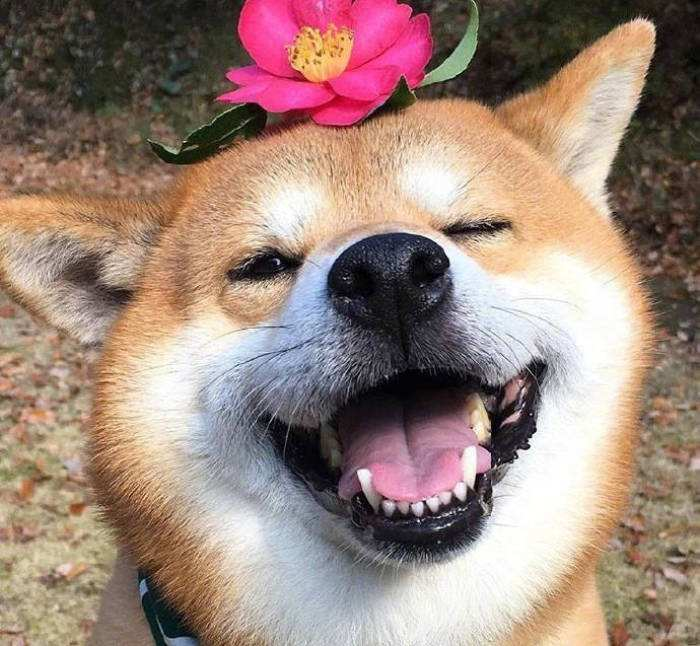
#> input picture opencv_study_notes/图像基本操作/dog_2.jpeg, 700 x 646 px
$ jupyter execute --allow-errors '阈值与平滑处理.ipynb'
#> lines starting #> are read from the running program, lines starting #| are printed output that depends on the picture; after the words box and inside, x2 and y2 are one past the last pixel; in counts of white or black regions, pixels touching at a corner belong together
## 关于图像阈值分割的一些基本操作以及一些滤波的函数。
### 图像阈值
notice：在用plt.imshow和cv2.imshow显示同一幅图时可能会出现颜色差别很大的现象。这是因为：
opencv的接口使用BGR，而matplotlib.pyplot 则是RGB模式

ret, dst = cv2.threshold(src, thresh, maxval, type)
src：输入图，只能输入单通道图像，通常来说为灰度图
dst：输出图
threshold是设定的阈值
maxval是当灰度值大于（或小于）阈值时将该灰度值赋成的值
type规定的是当前二值化的方式
以下5种类型： cv2.THRESH_BINARY； cv2.THRESH_BINARY_INV； cv2.THRESH_TRUNC； cv2.THRESH_TOZERO；cv2.THRESH_TOZERO_INV

- cv2.THRESH_BINARY           超过阈值部分取maxval（最大值），否则取0
- cv2.THRESH_BINARY_INV    THRESH_BINARY的反转
- cv2.THRESH_TRUNC            大于阈值部分设为阈值，否则不变
- cv2.THRESH_TOZERO          大于阈值部分不改变，否则设为0
- cv2.THRESH_TOZERO_INV  THRESH_TOZERO的反转

[cell 1]
import cv2
import matplotlib.pyplot as plt
image = cv2.imread('dog_2.jpeg')
#> image is the input picture: shape (646, 700, 3); mean B, G, R 122.8, 133.2, 156.4
image_gray = cv2.cvtColor(image,cv2.COLOR_BGR2GRAY)
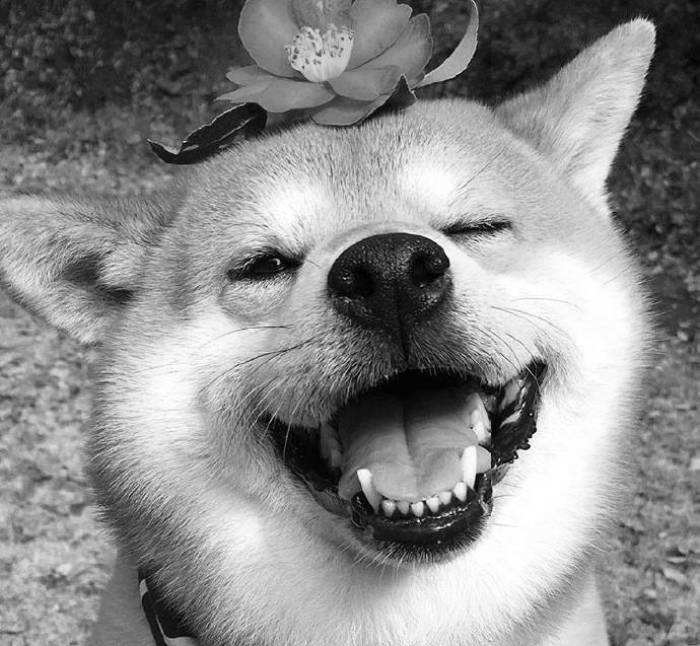
#> image_gray: shape (646, 700); min 0, max 255, mean 138.9
image_gray.shape
#> Out = (646, 700)

[cell 2]
plt.imshow(image_gray)

[cell 3]
ret,thresh1 = cv2.threshold(image_gray,127,255,cv2.THRESH_BINARY)
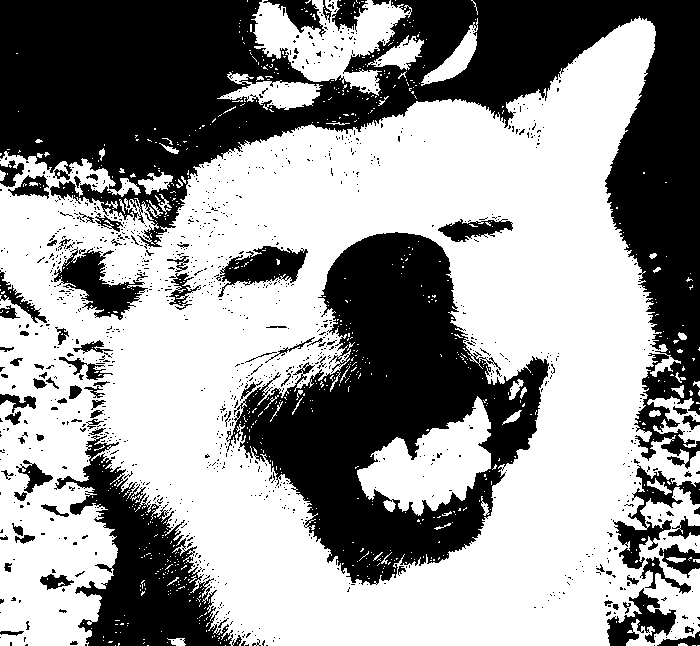
#> thresh1: shape (646, 700); 58.9% white; 1182 black regions (1088 under 20 px), largest, box (x1, y1, x2, y2) and area: (0, 0, 700, 469) 95662, (226, 232, 549, 585) 51097, (54, 435, 233, 646) 15206
ret,thresh2 = cv2.threshold(image_gray,127,255,cv2.THRESH_BINARY_INV)
ret,thresh3 = cv2.threshold(image_gray,127,255,cv2.THRESH_TRUNC)
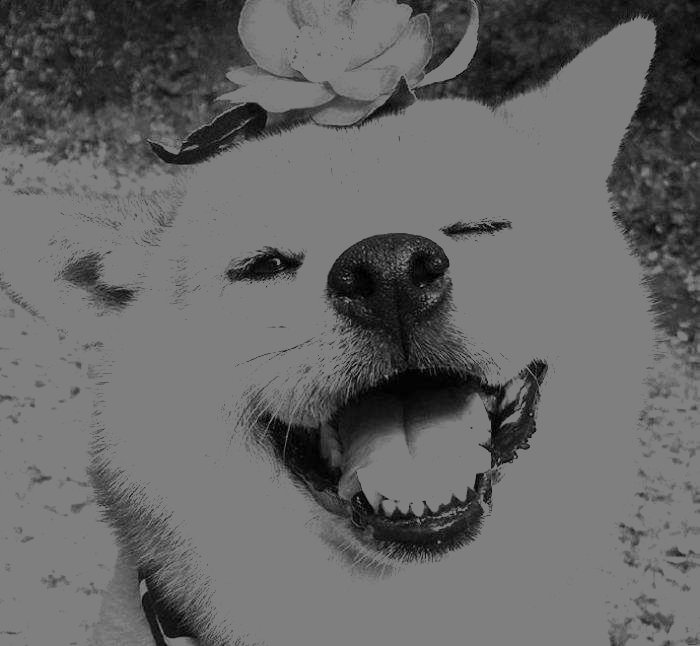
#> thresh3: shape (646, 700); min 0, max 127, mean 102.6
ret,thresh4 = cv2.threshold(image_gray,127,255,cv2.THRESH_TOZERO)
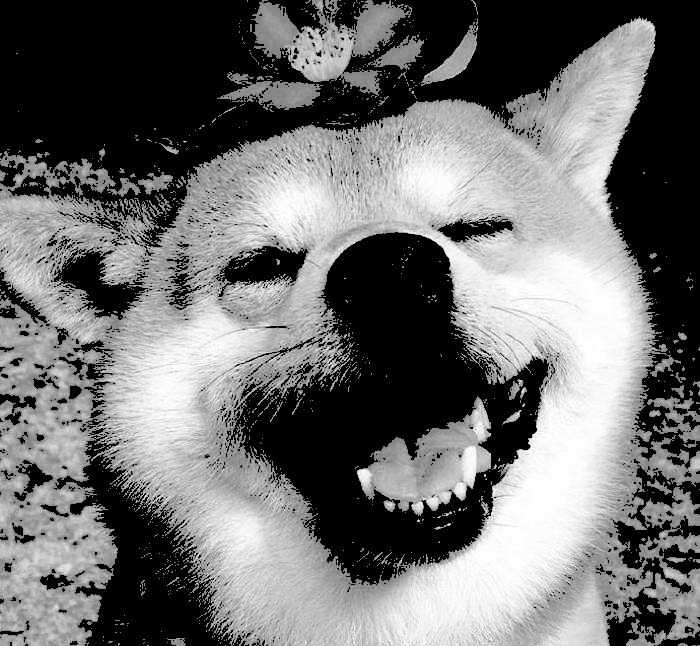
#> thresh4: shape (646, 700); min 0, max 255, mean 111.1
ret,thresh5 = cv2.threshold(image_gray,127,255,cv2.THRESH_TOZERO_INV)
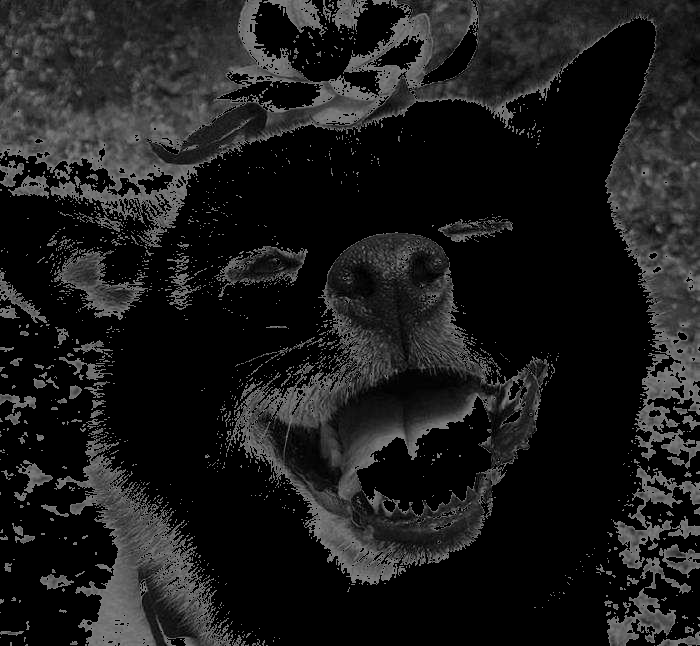
#> thresh5: shape (646, 700); min 0, max 127, mean 27.8
titles = ['original image','binary','binary_inv','trunc','tozero','tozero_inv']
images = [image_gray,thresh1,thresh2,thresh3,thresh4,thresh5]
for i in range(6):
    plt.subplot(2,3,i+1),plt.imshow(images[i],'gray')
    plt.title(titles[i])
    plt.xticks([]),plt.yticks([])
plt.show()

### 图像平滑
图像平滑是指用于突出图像的宽大区域、低频成分、主干部分或抑制图像噪声和干扰高频成分的图像处理方法,目的是使图像亮度平缓渐变,减小突变梯度,改善图像质量。

[cell 4]
# 均值滤波 blur = cv2.blur(img, (3, 3))
#需要传入两个参数，一个是需要滤波的图像，一个是卷积核的大小。
# 简单的平均卷积操作
blur = cv2.blur(image,(3,3))
cv2.imshow('blur',blur)
cv2.waitKey(0)
cv2.destroyAllWindows()

### 方框滤波
基本和均值一样，可以选择归一化
如果归一化normalize等于True，那么和均值滤波一样，如果normalize为False，那么大部分都将会发生越界的情况。

[cell 5]
box = cv2.boxFilter(image,-1,(3,3),normalize=True)
cv2.imshow('box',box)
cv2.waitKey(0)
cv2.destroyAllWindows()

[cell 6]
box = cv2.boxFilter(image,-1,(3,3),normalize=False)
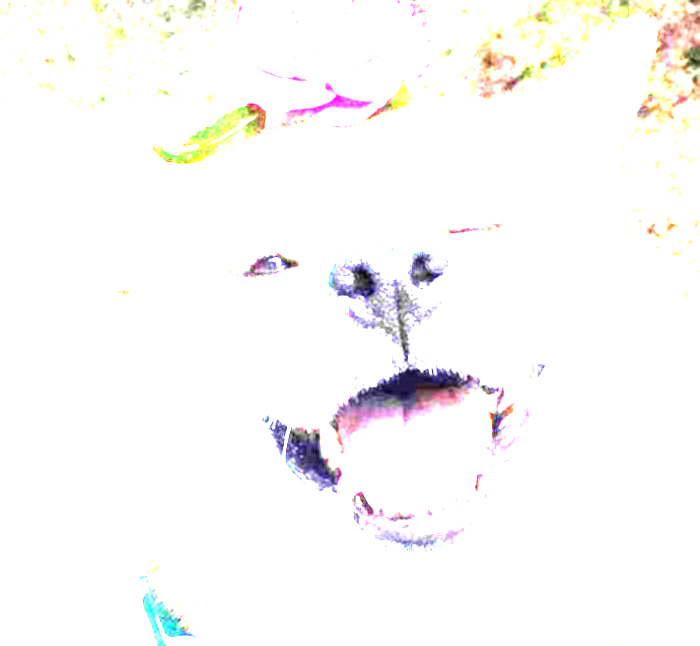
#> box: shape (646, 700, 3); mean B, G, R 249.1, 249.7, 250.9
cv2.imshow('box',box)
cv2.waitKey(0)
cv2.destroyAllWindows()

[cell 7]
# plt.imshow(box)

### 高斯滤波
高斯模糊的卷积核里的数值是满足高斯分布，相当于更重视中间的

dst = cv2.GaussianBlur(src,ksize,sigmaX,sigmay,borderType)
        src: 输入图像矩阵,可为单通道或多通道，多通道时分别对每个通道进行卷积
        dst:输出图像矩阵,大小和数据类型都与src相同
        ksize:高斯卷积核的大小，宽，高都为奇数，且可以不相同
        sigmaX: 一维水平方向高斯卷积核的标准差
        sigmaY: 一维垂直方向高斯卷积核的标准差，默认值为0，表示与sigmaX相同
        borderType:填充边界类型

[cell 8]
gaussian = cv2.GaussianBlur(image,(5,5),1)
cv2.imshow('gaussian',gaussian)
cv2.waitKey(0)
cv2.destroyAllWindows()
# plt.imshow(gaussian)

### 中值滤波
相当于用中值代替.中值平滑也有核，但并不进行卷积计算，而是对核中所有像素值排序得到中间值，用该中间值来代替锚点值。
    cv2.medianBlur(src,ksize,dst)
        -src: 输入图像对象矩阵,可以为单通道或多通道
        -ksize:核的大小，格式为 3      #注意不是（3,3）
        -dst:输出图像矩阵,大小和数据类型都与src相同

[cell 9]
median = cv2.medianBlur(image,5)
cv2.imshow('median',median)
cv2.waitKey(0)
cv2.destroyAllWindows()

$ run again, with opencv_study_notes/图像基本操作/dog_1.jpeg copied over opencv_study_notes/图像基本操作/dog_2.jpeg
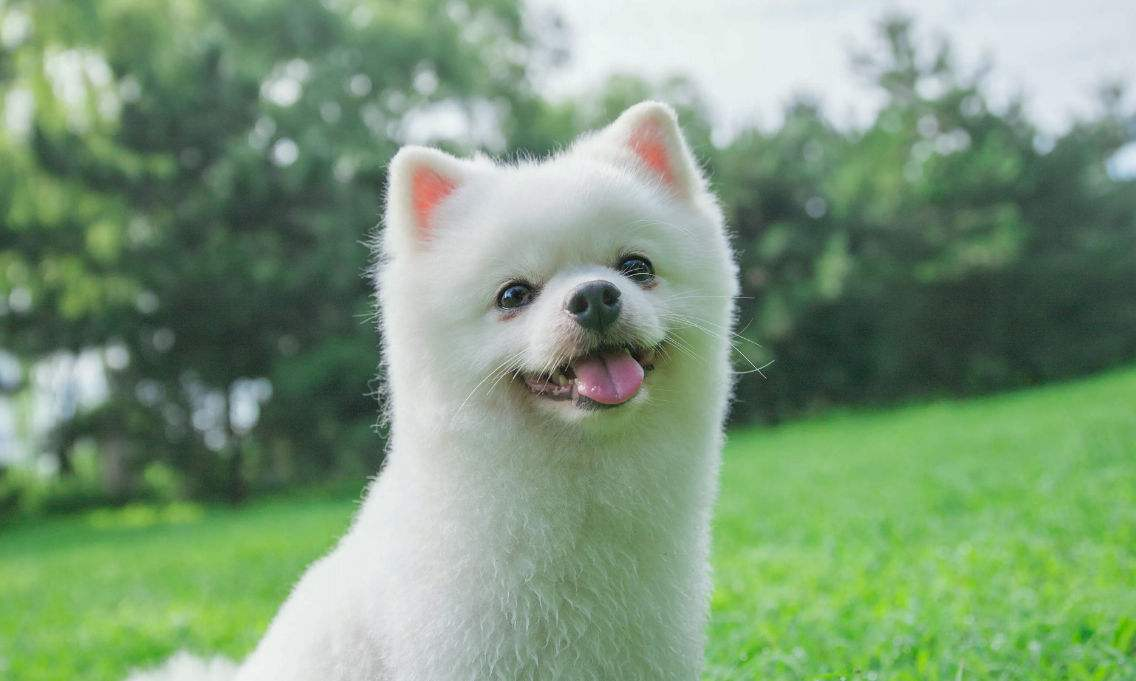
#> input picture opencv_study_notes/图像基本操作/dog_1.jpeg, 1136 x 681 px
#> image is the input picture: shape (681, 1136, 3); mean B, G, R 122.5, 154, 125.7
#> `ret,thresh1 = cv2.threshold(image_gray,127,255,cv2.THRESH_BINARY)`:
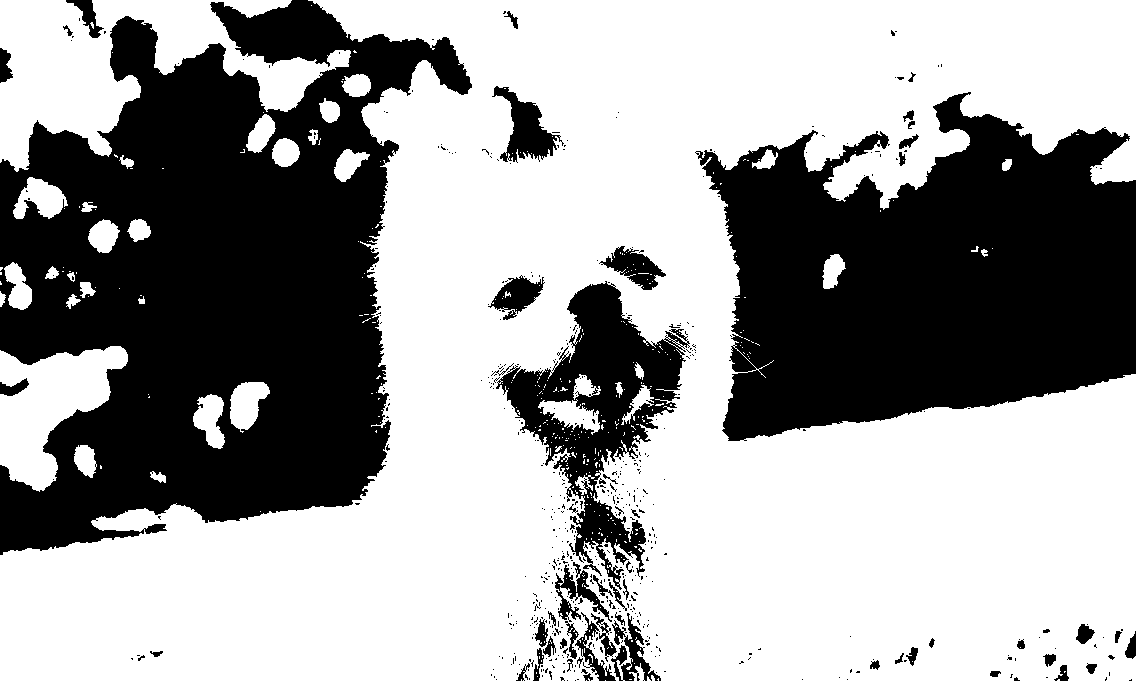
#> thresh1: shape (681, 1136); 62.5% white; 544 black regions (489 under 20 px), largest, box (x1, y1, x2, y2) and area: (0, 0, 472, 555) 152916, (695, 92, 1136, 441) 103650, (496, 281, 690, 590) 19946
#> `ret,thresh5 = cv2.threshold(image_gray,127,255,cv2.THRESH_TOZERO_INV)`:
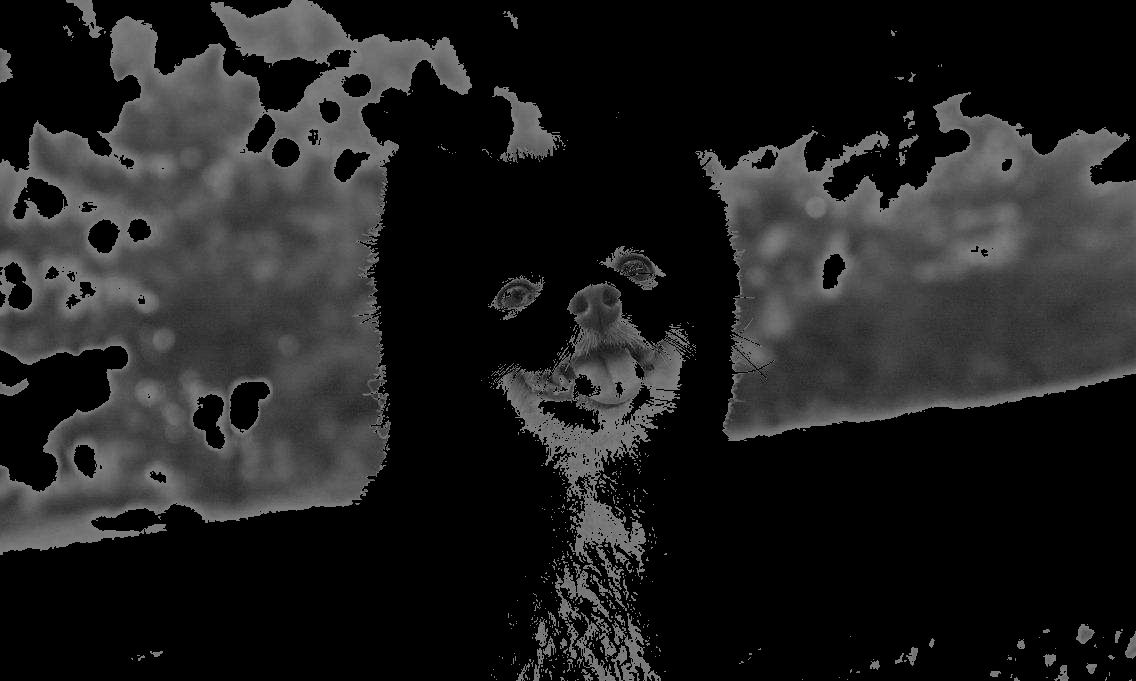
#> thresh5: shape (681, 1136); min 0, max 127, mean 32.1

$ run again, with opencv_study_notes/图像基本操作/dog_3.jpeg copied over opencv_study_notes/图像基本操作/dog_2.jpeg
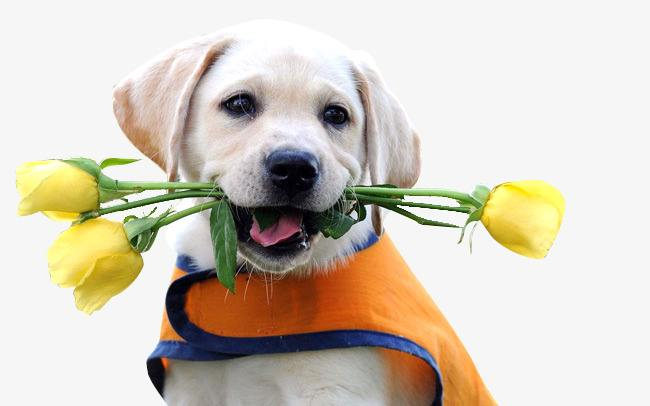
#> input picture opencv_study_notes/图像基本操作/dog_3.jpeg, 650 x 406 px
#> image is the input picture: shape (406, 650, 3); mean B, G, R 188.8, 202.8, 211.1
#> `ret,thresh1 = cv2.threshold(image_gray,127,255,cv2.THRESH_BINARY)`:
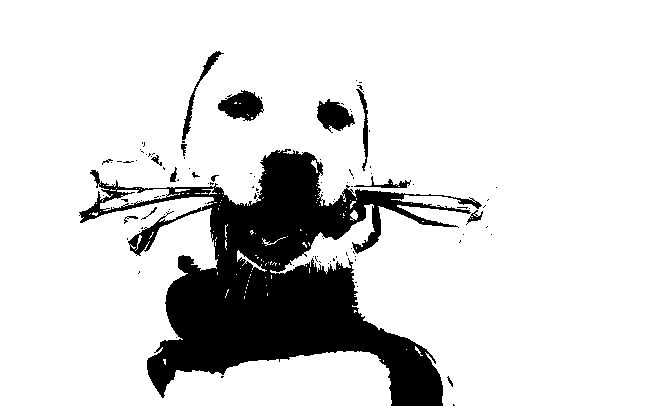
#> thresh1: shape (406, 650); 84.7% white; 106 black regions (90 under 20 px), largest, box (x1, y1, x2, y2) and area: (79, 149, 482, 406) 36982, (218, 90, 264, 121) 904, (317, 99, 355, 133) 780
#> `box = cv2.boxFilter(image,-1,(3,3),normalize=False)`:
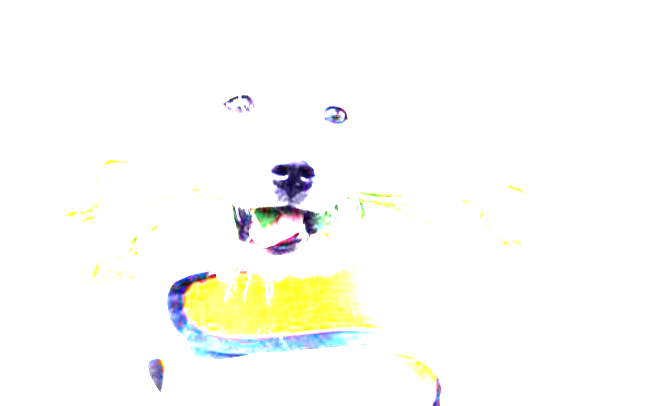
#> box: shape (406, 650, 3); mean B, G, R 247.6, 251.7, 251.3
